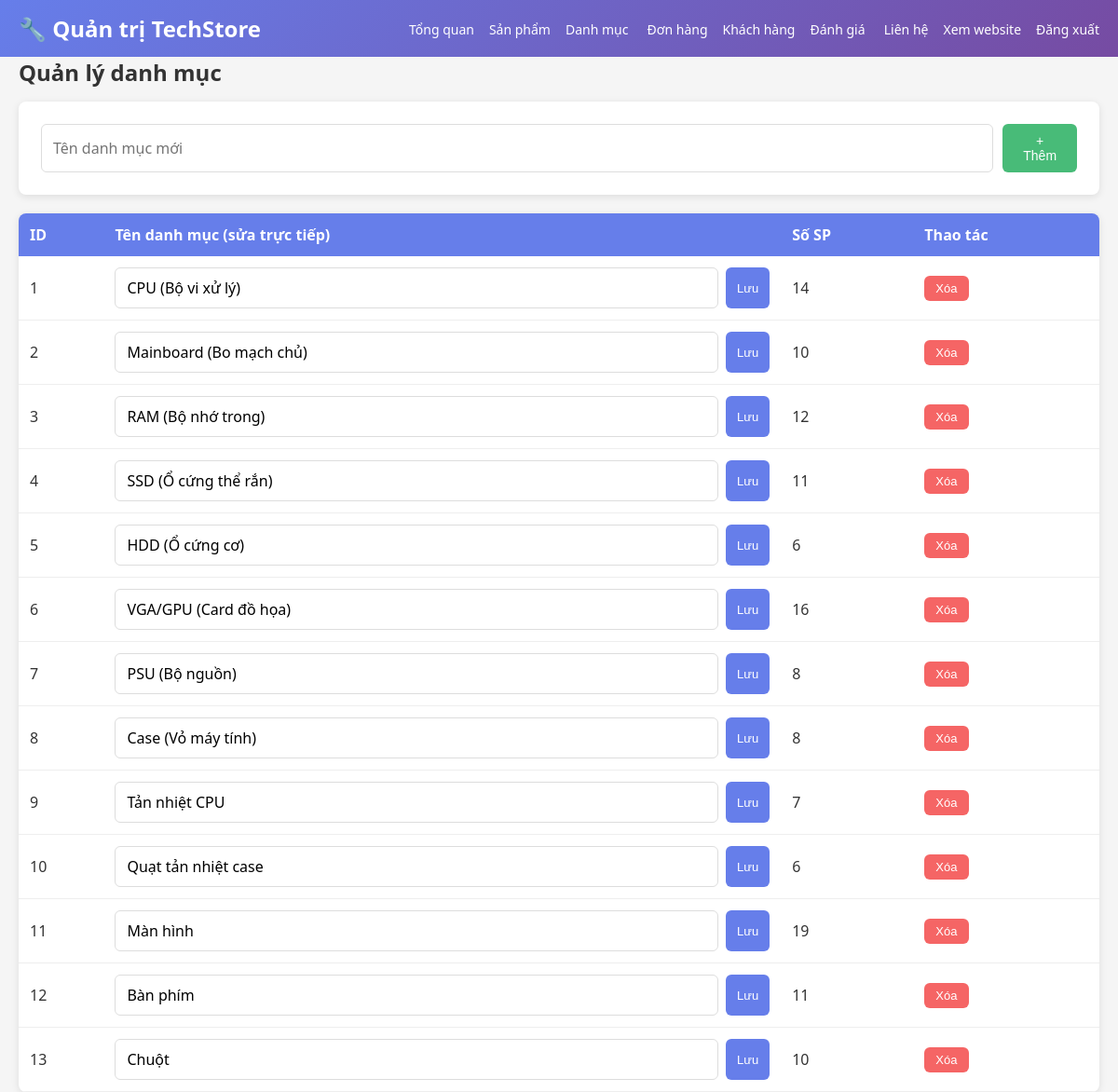
The app's page /website/admin/danh-muc.php (signed in) with its own data.
### tables this page shows
CREATE TABLE danh_muc (
    id INT AUTO_INCREMENT PRIMARY KEY,
    ten_danh_muc VARCHAR(100) NOT NULL,
    mo_ta VARCHAR(255) NULL
);

### website/includes/config.php (called while the page is built, shortened)
<?php
function e($s) { return htmlspecialchars((string)$s, ENT_QUOTES, 'UTF-8'); }

### website/admin/danh-muc.php (the view, shortened to what this page needs)
<?php
require '_head.php';
$list = $pdo->query('SELECT d.*, (SELECT COUNT(*) FROM san_pham WHERE danh_muc_id = d.id) AS sl FROM danh_muc d ORDER BY id')->fetchAll();
?>
<h2 style="margin-bottom:15px">Quản lý danh mục</h2>
<form method="post" class="box" style="display:flex;gap:10px"><input name="ten" placeholder="Tên danh mục mới" required><button class="btn green">+ Thêm</button></form>
<table><tr><th>ID</th><th>Tên danh mục (sửa trực tiếp)</th><th>Số SP</th><th>Thao tác</th></tr>
<?php foreach ($list as $d): ?>
<tr><td><?= $d['id'] ?></td>
<td><form method="post" style="display:flex;gap:8px"><input type="hidden" name="id" value="<?= $d['id'] ?>"><input name="ten" value="<?= e($d['ten_danh_muc']) ?>"><button class="btn sm">Lưu</button></form></td>
<td><?= $d['sl'] ?></td>
<td><form method="post" onsubmit="return confirm('Xóa danh mục này?')"><input type="hidden" name="xoa" value="<?= $d['id'] ?>"><button class="btn red sm">Xóa</button></form></td></tr>
<?php endforeach; ?></table>
<?php require '_foot.php'; ?>

### website/assets/style.css (style rules this page uses)
* { box-sizing:border-box;margin:0;padding:0 }
body { font-family:'Segoe UI',Tahoma,sans-serif;background:#f5f5f5;color:#333 }
input,select,textarea { padding:10px 12px;border:1px solid #ddd;border-radius:6px;font:inherit;width:100% }
.btn { display:inline-block;padding:10px 18px;border:0;border-radius:6px;cursor:pointer;color:#fff;background:#667eea;font-size:14px }
.btn.green { background:#48bb78 }
.btn.red { background:#f56565 }
.btn.sm { padding:6px 12px;font-size:13px }
table { width:100%;border-collapse:collapse;background:#fff;border-radius:8px;overflow:hidden;box-shadow:0 2px 8px rgba(0,0,0,.1) }
th { background:#667eea;color:#fff;text-align:left;padding:12px }
td { padding:12px;border-bottom:1px solid #eee;vertical-align:middle }
.box { background:#fff;padding:24px;border-radius:8px;box-shadow:0 2px 8px rgba(0,0,0,.1);margin-bottom:20px }

### records on screen
danh_muc: id "1", ten "CPU (Bộ vi xử lý)", sl "14"
danh_muc: id "2", ten "Mainboard (Bo mạch chủ)", sl "10"
danh_muc: id "3", ten "RAM (Bộ nhớ trong)", sl "12"
danh_muc: id "4", ten "SSD (Ổ cứng thể rắn)", sl "11"
danh_muc: id "5", ten "HDD (Ổ cứng cơ)", sl "6"
danh_muc: id "6", ten "VGA/GPU (Card đồ họa)", sl "16"
danh_muc: id "7", ten "PSU (Bộ nguồn)", sl "8"
danh_muc: id "8", ten "Case (Vỏ máy tính)", sl "8"
danh_muc: id "9", ten "Tản nhiệt CPU", sl "7"
danh_muc: id "10", ten "Quạt tản nhiệt case", sl "6"
danh_muc: id "11", ten "Màn hình", sl "19"
danh_muc: id "12", ten "Bàn phím", sl "11"
danh_muc: id "13", ten "Chuột", sl "10"
